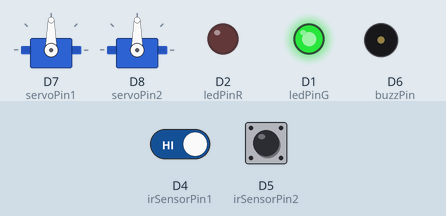
The sketch below on a simulated ESP8266 (NodeMCU). On the bench: 2 × servo, output pins drawn as LEDs (lit = HIGH), buzzer (waves = sounding). Dashed ring = blinking. Inputs (shaded band) come from the test bench; at power-on: D4 (irSensorPin1) HIGH, D5 (irSensorPin2) HIGH. WiFi joins after 1.5 s; servers stay silent unless stated; no MQTT or app messages arrive unless stated; what the sketch prints to the serial monitor is not drawn.

Above: at 3.0 s.
3.1 s: D4 (irSensorPin1) driven LOW
At 3.7 s:
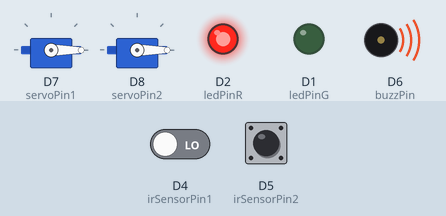
4.6 s: D5 (irSensorPin2) driven LOW
At 5.8 s:
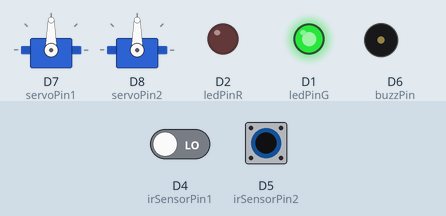
6.1 s: D5 (irSensorPin2) driven HIGH
At 7.1 s:
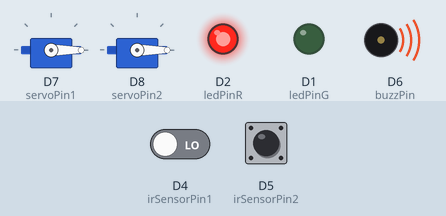
7.6 s: D5 (irSensorPin2) driven LOW
At 8.3 s:
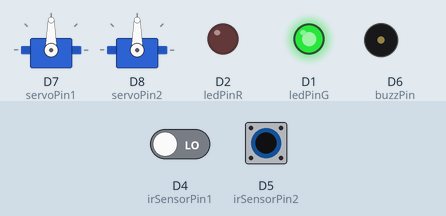
10.6 s: D5 (irSensorPin2) pulsed HIGH 2 times (0.12 s each, 0.3 s apart)
At 11.07 s:
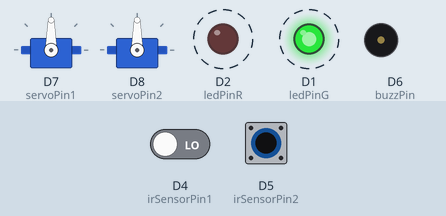
Timing chart, 0 to 13.6 s (numbered marks = the images above; inputs shaded):
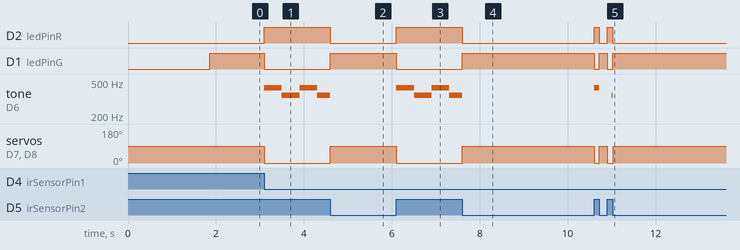

The sketch:

Automatic-Railway-Gate-Control-System.ino
```cpp
#define BLYNK_PRINT Serial

#define BLYNK_TEMPLATE_ID "TMPL6ZcESYSNX"
#define BLYNK_TEMPLATE_NAME "Railway Gateway"
#define BLYNK_AUTH_TOKEN "rQ5mRaATS8pQSrRMHv0HnoIOBOc6JuZC"

#include <Servo.h>
#include <ESP8266WiFi.h>
#include <BlynkSimpleEsp8266.h>
#include <PubSubClient.h>

// NETPIE Configuration
const char* publish_topic = "@msg/railway_status";
const char* ssid = "Username";
const char* password = "Password";
const char* mqtt_server = "mqtt.netpie.io";
const int mqtt_port = 1883;
const char* mqtt_Client = "59095768-6d0a-4df4-b690-d94d6c3f57f7";  // เปลี่ยนเป็น Client ID ของคุณ
const char* mqtt_username = "8PwPk8VfD6CohzX27MFFqAgijrvdh7AZ";    // เปลี่ยนเป็น Token ของคุณ
const char* mqtt_password = "4eZZxYgEiC8wK5kGpqYAZAdT76Mb73u1";    // เปลี่ยนเป็น Secret ของคุณ

WiFiClient espClient;
PubSubClient client(espClient);

// อุปกรณ์และพิน
Servo myservo1;
Servo myservo2;

const int ledPinG = D1;
const int ledPinR = D2;
const int irSensorPin1 = D4;
const int irSensorPin2 = D5;
const int buzzPin = D6;
const int servoPin1 = D7;
const int servoPin2 = D8;

// ตัวแปรสถานะ
bool isTrainRunning = false;
bool prevTrainRunning = false;
bool isReversedMode = false;
bool prevReversedMode = false;
int trainPassCount = 0;
int prevTrainPassCount = 0;

unsigned long lastMsg = 0;
const long interval = 5000;  // ส่งข้อมูลทุก n วินาที

// ไม้กั้น
bool isClose = false;
bool prevIsClose = false;

// สำหรับคำนวณความเร็ว
unsigned long timeA = 0, timeB = 0;
const float distance_m = 0.52;  // ระยะทางระหว่างเซนเซอร์ (เมตร)
float trainSpeed = 0.0;
float prevTrainSpeed = 0.0;

// เสียงเตือน
unsigned long lastAlarmTime = 0;
const int ALARM_INTERVAL = 400;
bool isHighTone = true;

// Virtual Pins
#define VP_GATE1_CONTROL V0
#define VP_GATE2_CONTROL V1
#define VP_GATE1_STATUS V2
#define VP_GATE2_STATUS V3
#define VP_IR1_STATUS V4
#define VP_IR2_STATUS V5
#define VP_DIRECTION V6
#define VP_TRAIN_COUNT V7

BLYNK_CONNECTED() {
  Serial.println("Blynk Connected!");
  Blynk.virtualWrite(VP_GATE1_STATUS, myservo1.read() == 0 ? 1 : 0);
  Blynk.virtualWrite(VP_TRAIN_COUNT, trainPassCount);
}

BLYNK_WRITE(VP_GATE1_CONTROL) {
  int value = param.asInt();
  if (value == 1) {
    closeGate();
    isTrainRunning = true;
    Serial.println("Close the Gate immediately by the operator");
    sendToNETPIE();
  } else {
    openGate();
    isTrainRunning = false;
    Serial.println("Open the Gate immediately by the operator");
    sendToNETPIE();
  }
}

BLYNK_WRITE(VP_DIRECTION) {
  bool newMode = param.asInt();
  if (newMode != isReversedMode) {
    isReversedMode = newMode;
    sendToNETPIE();
  }
}


bool checkStatusChange() {
  if (prevTrainRunning != isTrainRunning ||
      prevReversedMode != isReversedMode ||
      prevTrainPassCount != trainPassCount ||
      prevIsClose != isClose ||
      abs(prevTrainSpeed - trainSpeed) > 0.1) {  // ตรวจสอบความเร็วที่เปลี่ยนไปเกิน 0.1

    // อัพเดทค่าก่อนหน้า
    prevTrainRunning = isTrainRunning;
    prevReversedMode = isReversedMode;
    prevTrainPassCount = trainPassCount;
    prevIsClose = isClose;
    prevTrainSpeed = trainSpeed;

    return true;  // มีการเปลี่ยนแปลง
  }
  return false;  // ไม่มีการเปลี่ยนแปลง
}

// ฟังก์ชันส่งข้อมูลไป NETPIE
void sendToNETPIE() {
  // ส่งข้อมูลไปที่ shadow data เหมือนเดิม
  String shadowData = "{\"data\":{";
  shadowData += "\"train_count\":" + String(trainPassCount) + ",";
  shadowData += "\"gate_status\":\"" + String(isClose ? "closed" : "open") + "\",";
  shadowData += "\"direction\":\"" + String(isReversedMode ? "reverse" : "normal") + "\",";
  shadowData += "\"train_detected\":" + String(isTrainRunning ? "true" : "false") + ",";
  shadowData += "\"train_speed\":" + String(trainSpeed);
  shadowData += "}}";

  char shadowMsg[300];
  shadowData.toCharArray(shadowMsg, (shadowData.length() + 1));
  client.publish("@shadow/data/update", shadowMsg);

  String statusMsg = "Status update: ";
  statusMsg += isTrainRunning ? "Train detected, " : "No train, ";
  statusMsg += "Gate " + String(isClose ? "closed" : "open") + ", ";
  statusMsg += "Direction: " + String(isReversedMode ? "reverse" : "normal") + ", ";
  statusMsg += "Train count: " + String(trainPassCount);

  char msg[300];
  statusMsg.toCharArray(msg, (statusMsg.length() + 1));
  client.publish(publish_topic, msg);


}

void reconnect() {
  while (!client.connected()) {
    Serial.print("Attempting MQTT connection...");
    if (client.connect(mqtt_Client, mqtt_username, mqtt_password)) {
      Serial.println("connected");
      client.subscribe("@msg/#");
      client.subscribe("@msg/command");
    } else {
      Serial.print("failed, rc=");
      Serial.print(client.state());
      Serial.println(" try again in 5 seconds");
      delay(5000);
    }
  }
}

void setup() {
  Serial.begin(115200);

  // ตั้งค่า Servo และ GPIO
  myservo1.attach(servoPin1);
  myservo2.attach(servoPin2);
  myservo1.write(90);
  myservo2.write(90);
  pinMode(ledPinG, OUTPUT);
  pinMode(ledPinR, OUTPUT);
  pinMode(buzzPin, OUTPUT);
  pinMode(irSensorPin1, INPUT);
  pinMode(irSensorPin2, INPUT);

  // เชื่อมต่อ WiFi
  Serial.println();
  Serial.print("Connecting to ");
  Serial.println(ssid);
  WiFi.begin(ssid, password);
  while (WiFi.status() != WL_CONNECTED) {
    delay(500);
    Serial.print(".");
  }
  Serial.println("");
  Serial.println("WiFi connected");
  Serial.println("IP address: ");
  Serial.println(WiFi.localIP());

  // ตั้งค่า MQTT
  client.setServer(mqtt_server, mqtt_port);
  Blynk.begin(BLYNK_AUTH_TOKEN, ssid, password);

  sendToNETPIE();
}

void loop() {
  if (!client.connected()) {
    reconnect();
  }
  client.loop();

  Blynk.run();

  // เก็บค่าสถานะปัจจุบันก่อนตรวจสอบ
  bool prevTrainDetected = isTrainRunning;
  bool prevGateStatus = isClose;
  int prevCount = trainPassCount;

  // ตรวจสอบการทำงานของเซนเซอร์ในแต่ละโหมด
  if (!isReversedMode) {
    checkNormalMode();
  } else {
    checkReversedMode();
  }
  lightStatus();
  useAlarm();

  if (checkStatusChange()) {
    sendToNETPIE();
    Serial.println("Status changed - Immediate update sent");
  }
  // ส่งข้อมูลไป NETPIE ทุก 5 วินาที
  unsigned long now = millis();
  if (now - lastMsg > interval) {
    lastMsg = now;
    sendToNETPIE();
  }
}

void checkNormalMode() {
  // เมื่อเซนเซอร์ 1 ตรวจจับรถไฟและยังไม่ได้ตรวจจับอยู่
  if (digitalRead(irSensorPin1) == 0 && !isTrainRunning) {
    isTrainRunning = true;
    timeA = millis();  // เริ่มบันทึกเวลา
    closeGate();
    Serial.println("Train detected at Sensor 1");
    sendToNETPIE();
  }

  // เมื่อเซนเซอร์ 2 ตรวจจับว่ารถไฟผ่านแล้ว
  if (digitalRead(irSensorPin2) == 0 && isTrainRunning) {
    isTrainRunning = false;
    timeB = millis();  // จบบันทึกเวลา
    trainPassCount++;
    calculateSpeed();
    openGate();
    Serial.println("Train passed - Count: " + String(trainPassCount));
    sendToNETPIE();
  }
}

void checkReversedMode() {
  // เมื่อเซนเซอร์ 2 ตรวจจับรถไฟในโหมด reverse
  if (digitalRead(irSensorPin2) == 0 && !isTrainRunning) {
    isTrainRunning = true;
    timeA = millis();  // เริ่มบันทึกเวลา
    closeGate();
    Serial.println("Train detected at Sensor 2 (Reversed mode)");
    sendToNETPIE();
  }

  // เมื่อเซนเซอร์ 1 ตรวจจับว่ารถไฟผ่านแล้วในโหมด reverse
  if (digitalRead(irSensorPin1) == 0 && isTrainRunning) {
    isTrainRunning = false;
    timeB = millis();  // จบบันทึกเวลา
    trainPassCount++;
    calculateSpeed();
    openGate();
    Serial.println("Train passed (Reversed mode) - Count: " + String(trainPassCount));
    sendToNETPIE();
  }
}

void calculateSpeed() {
  if (timeA > 0 && timeB > timeA) {
    float time_sec = (timeB - timeA) / 1000.0;
    trainSpeed = (distance_m / time_sec) * 3.6;
    Serial.print("Train Speed: ");
    Serial.print(trainSpeed);
    Serial.println(" km/h");
  }
}


void lightStatus() {
  if (!isClose) {
    digitalWrite(ledPinR, LOW);
    digitalWrite(ledPinG, HIGH);
  } else {
    digitalWrite(ledPinR, HIGH);
    digitalWrite(ledPinG, LOW);
  }
}

void closeGate() {
  myservo1.write(0);
  myservo2.write(0);
  isClose = true;
}

void openGate() {
  myservo1.write(90);
  myservo2.write(90);
  isClose = false;
  noTone(buzzPin);
}

void useAlarm() {
  if (isTrainRunning) {
    unsigned long currentTime = millis();
    if (currentTime - lastAlarmTime >= ALARM_INTERVAL) {
      if (isHighTone) {
        tone(buzzPin, 430);
      } else {
        tone(buzzPin, 350);
      }
      isHighTone = !isHighTone;
      lastAlarmTime = currentTime;
    }
  }
}
```

Measured:
- after the input at 3.1 s, D2 (ledPinR): LOW → HIGH at once; D1 (ledPinG): HIGH → LOW at once; tone on D6 (buzzPin): alternates 430 Hz for 0.40 s and 350 Hz for 0.40 s, starting at once; servo on D7 (servoPin1), servo on D8 (servoPin2): 90° → 0° at once
- after the input at 4.6 s, D2 (ledPinR): HIGH → LOW at once; D1 (ledPinG): LOW → HIGH at once; servo on D7 (servoPin1), servo on D8 (servoPin2): 0° → 90° at once
- after the input at 6.1 s, D2 (ledPinR): LOW → HIGH at once; D1 (ledPinG): HIGH → LOW at once; tone on D6 (buzzPin): alternates 430 Hz for 0.40 s and 350 Hz for 0.40 s, starting at once; servo on D7 (servoPin1), servo on D8 (servoPin2): 90° → 0° at once
- after the input at 7.6 s, D2 (ledPinR): HIGH → LOW at once; D1 (ledPinG): LOW → HIGH at once; servo on D7 (servoPin1), servo on D8 (servoPin2): 0° → 90° at once
- after the input at 10.6 s, D2 (ledPinR): alternates HIGH for 0.12 s and LOW for 0.18 s, 4 changes in all, then stays LOW, starting at once; D1 (ledPinG): alternates HIGH for 0.18 s and LOW for 0.12 s, 4 changes in all, then stays HIGH, starting at once
